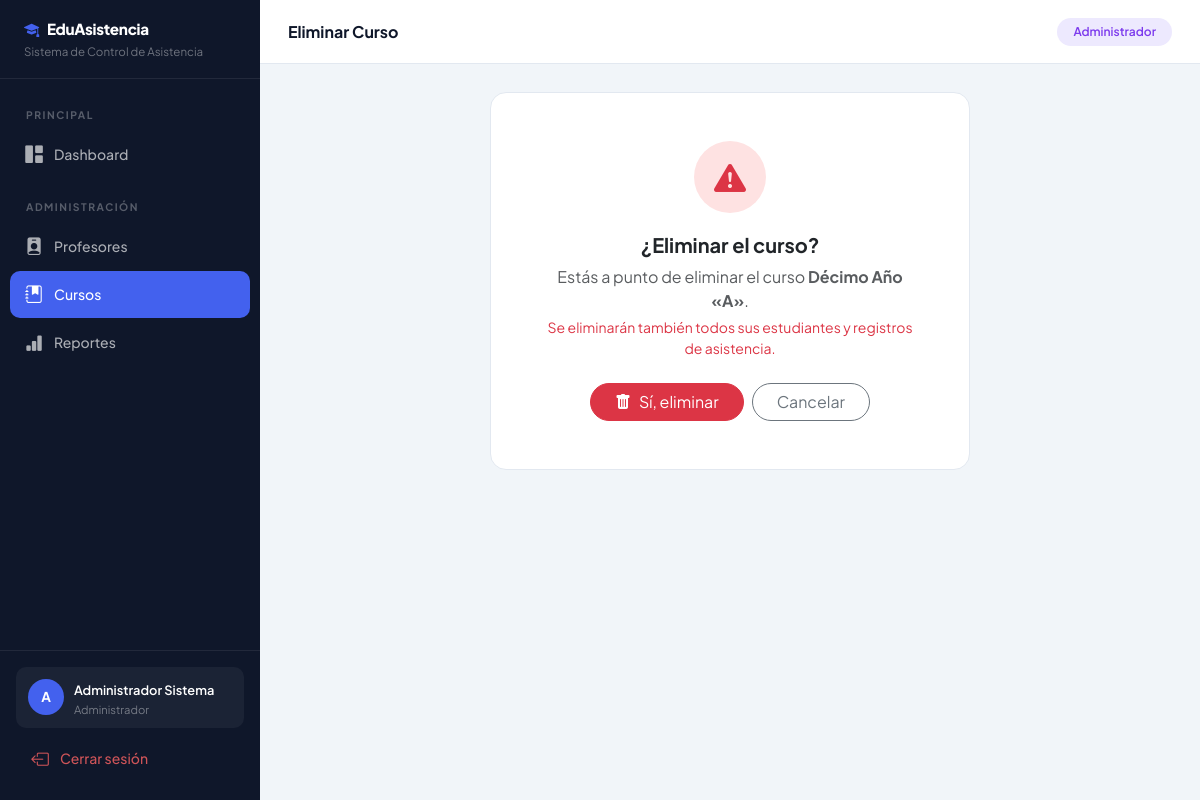
Page /cursos/1/eliminar/ (signed in) on the committed database.
### usuarios/models.py (models this page shows, shortened)
class Usuario(AbstractUser):
    ROLES = (
        ('admin', 'Administrador'),
        ('profesor', 'Profesor'),
    )
    rol = models.CharField(max_length=10, choices=ROLES, default='profesor')
    def es_admin(self):
        return self.rol == 'admin'

### cursos/models.py (models this page shows, shortened)
class Curso(models.Model):
    NIVELES = (
        ('10mo', 'Décimo Año'),
        ('1ro_bach', 'Primero de Bachillerato'),
        ('2do_bach', 'Segundo de Bachillerato'),
        ('3ro_bach', 'Tercero de Bachillerato'),
    )
    nivel    = models.CharField(max_length=20, choices=NIVELES, default='10mo')
    paralelo = models.CharField(max_length=5)   # A, B, C, D
    descripcion = models.TextField(blank=True)
    @property
    def nombre(self):
        return f"{self.get_nivel_display()} «{self.paralelo}»"
    class Meta:
        verbose_name = 'Curso'
        verbose_name_plural = 'Cursos'
        ordering = ['nivel', 'paralelo']
        unique_together = ('nivel', 'paralelo')

### cursos/views.py (the view)
# urls.py: path('cursos/<int:pk>/eliminar/',            views.eliminar_curso,      name='eliminar_curso'),
@login_required
def eliminar_curso(request, pk):
    if not request.user.es_admin():
        messages.error(request, 'Sin permiso.'); return redirect('dashboard')
    curso = get_object_or_404(Curso, pk=pk)
    if request.method == 'POST':
        curso.delete()
        messages.success(request, f'Curso eliminado.')
        return redirect('lista_cursos')
    return render(request, 'cursos/confirmar_eliminar_curso.html', {'curso': curso})

### templates/cursos/confirmar_eliminar_curso.html (shortened to what this page needs)
{% extends 'base.html' %}
{% block page_title %}Eliminar Curso{% endblock %}
{% block content %}
<div style="max-width:480px; margin:0 auto">
    <div class="table-card p-5 text-center">
        <div style="width:72px; height:72px; border-radius:50%; background:#fee2e2; margin:0 auto 20px; display:flex; align-items:center; justify-content:center">
            <i class="bi bi-exclamation-triangle-fill text-danger" style="font-size:2rem"></i>
        </div>
        <h5 class="fw-bold mb-2">¿Eliminar el curso?</h5>
        <p class="text-muted mb-1">Estás a punto de eliminar el curso <strong>{{ curso.nombre }}</strong>.</p>
        <p class="text-danger small mb-4">Se eliminarán también todos sus estudiantes y registros de asistencia.</p>
        <form method="post" class="d-flex gap-2 justify-content-center">
            <button type="submit" class="btn btn-danger rounded-pill px-4">
                <i class="bi bi-trash-fill me-2"></i>Sí, eliminar
            </button>
            <a href="{% url 'lista_cursos' %}" class="btn btn-outline-secondary rounded-pill px-4">Cancelar</a>
        </form>
    </div>
</div>
{% endblock %}

### templates/base.html (shortened to what this page needs)
<!DOCTYPE html>
<html lang="es">
<head>
    <link href="https://cdn.jsdelivr.net/npm/bootstrap@5.3.0/dist/css/bootstrap.min.css" rel="stylesheet">
    <link href="https://cdn.jsdelivr.net/npm/bootstrap-icons@1.11.0/font/bootstrap-icons.css" rel="stylesheet">
</head>
<body>
    <div class="sidebar" id="sidebar">
        <div class="sidebar-brand">
            <h5><i class="bi bi-mortarboard-fill me-2" style="color:var(--primary)"></i>EduAsistencia</h5>
            <small>Sistema de Control de Asistencia</small>
        </div>
        <div class="sidebar-nav mt-2">
            <div class="sidebar-section">Principal</div>
            <a href="{% url 'dashboard' %}" class="sidebar-link {% if request.resolver_match.url_name == 'dashboard' %}active{% endif %}">
                <i class="bi bi-grid-1x2-fill"></i> Dashboard
            </a>
            {% if user.es_admin %}
            <div class="sidebar-section">Administración</div>
            <a href="{% url 'lista_profesores' %}" class="sidebar-link {% if 'profesor' in request.resolver_match.url_name %}active{% endif %}">
                <i class="bi bi-person-badge-fill"></i> Profesores
            </a>
            <a href="{% url 'lista_cursos' %}" class="sidebar-link {% if 'curso' in request.resolver_match.url_name %}active{% endif %}">
                <i class="bi bi-journal-bookmark-fill"></i> Cursos
            </a>
            <a href="{% url 'reporte_asistencia' %}" class="sidebar-link {% if request.resolver_match.url_name == 'reporte_asistencia' %}active{% endif %}">
                <i class="bi bi-bar-chart-fill"></i> Reportes
            </a>
            {% else %}
            <div class="sidebar-section">Mis Cursos</div>
            <a href="{% url 'lista_cursos' %}" class="sidebar-link {% if 'curso' in request.resolver_match.url_name %}active{% endif %}">
                <i class="bi bi-journal-bookmark-fill"></i> Mis Cursos
            </a>
            {% endif %}
        </div>
        <div class="sidebar-footer">
            <div class="sidebar-user">
                <div class="user-avatar">{{ user.username|first|upper }}</div>
                <div class="user-info">
                    <span>{{ user.get_full_name|default:user.username }}</span>
                    <small>{{ user.get_rol_display }}</small>
                </div>
            </div>
            <a href="{% url 'logout' %}" class="sidebar-link mt-2" style="color:rgba(255,100,100,.8)">
                <i class="bi bi-box-arrow-left"></i> Cerrar sesión
            </a>
        </div>
    </div>
    <div class="main-content">
        <div class="topbar">
            <h6>{% block page_title %}{% endblock %}</h6>
            <div class="topbar-actions">
                <span class="badge badge-{{ user.rol }} px-3 py-2 rounded-pill">
                    {{ user.get_rol_display }}
                </span>
            </div>
        </div>
        <div class="page-content">
            {% block content %}{% endblock %}
        </div>
    </div>
</body>
</html>

### templates/base.html (style rules this page uses)
:root { --primary: #4361ee; --primary-dark: #3a56d4; --secondary: #7209b7; --success: #2ec4b6; --danger: #e63946; --warning: #ff9f1c; --sidebar-bg: #0f172a; --sidebar-width: 260px; --header-height: 64px; }
* { font-family: 'Plus Jakarta Sans', sans-serif; }
body { background: #f1f5f9; min-height: 100vh; }
.sidebar { position: fixed; top: 0; left: 0; width: var(--sidebar-width); height: 100vh; background: var(--sidebar-bg); display: flex; flex-direction: column; z-index: 1000; transition: transform .3s ease; overflow-y: auto; }
.sidebar-brand { padding: 20px 24px 16px; border-bottom: 1px solid rgba(255,255,255,.08); }
.sidebar-brand h5 { color: #fff; font-weight: 800; font-size: .95rem; margin: 0; letter-spacing: -.3px; }
.sidebar-brand small { color: rgba(255,255,255,.4); font-size: .72rem; }
.sidebar-section { padding: 20px 16px 8px; font-size: .65rem; font-weight: 700; text-transform: uppercase; letter-spacing: 1.5px; color: rgba(255,255,255,.3); }
.sidebar-nav { padding: 0 10px; }
.sidebar-link { display: flex; align-items: center; gap: 10px; padding: 10px 14px; border-radius: 10px; color: rgba(255,255,255,.65); text-decoration: none; font-size: .875rem; font-weight: 500; margin-bottom: 2px; transition: all .2s; }
.sidebar-link:hover, .sidebar-link.active { background: rgba(255,255,255,.1); color: #fff; }
.sidebar-link.active { background: var(--primary); color: #fff; }
.sidebar-link i { font-size: 1.1rem; width: 20px; text-align: center; }
.sidebar-footer { margin-top: auto; padding: 16px; border-top: 1px solid rgba(255,255,255,.08); }
.sidebar-user { display: flex; align-items: center; gap: 10px; padding: 10px 12px; border-radius: 10px; background: rgba(255,255,255,.05); }
.user-avatar { width: 36px; height: 36px; border-radius: 50%; background: var(--primary); color: #fff; display: flex; align-items: center; justify-content: center; font-weight: 700; font-size: .85rem; flex-shrink: 0; }
.user-info small { color: rgba(255,255,255,.4); font-size: .7rem; display: block; }
.user-info span { color: #fff; font-size: .8rem; font-weight: 600; }
.main-content { margin-left: var(--sidebar-width); min-height: 100vh; display: flex; flex-direction: column; }
.topbar { height: var(--header-height); background: #fff; border-bottom: 1px solid #e2e8f0; display: flex; align-items: center; padding: 0 28px; gap: 12px; position: sticky; top: 0; z-index: 100; }
.topbar h6 { margin: 0; font-weight: 700; font-size: 1rem; color: #0f172a; }
.topbar-actions { margin-left: auto; display: flex; align-items: center; gap: 8px; }
.page-content { padding: 28px; flex: 1; }
.table-card { background: #fff; border-radius: 16px; border: 1px solid #e2e8f0; overflow: hidden; }
.badge-admin { background: #ede9fe; color: #7c3aed; font-weight: 600; }

### rows in the picture
Usuario: username|first "A", get_full_name "Administrador Sistema", rol "Administrador"
Curso: nombre "Décimo Año «A»"
